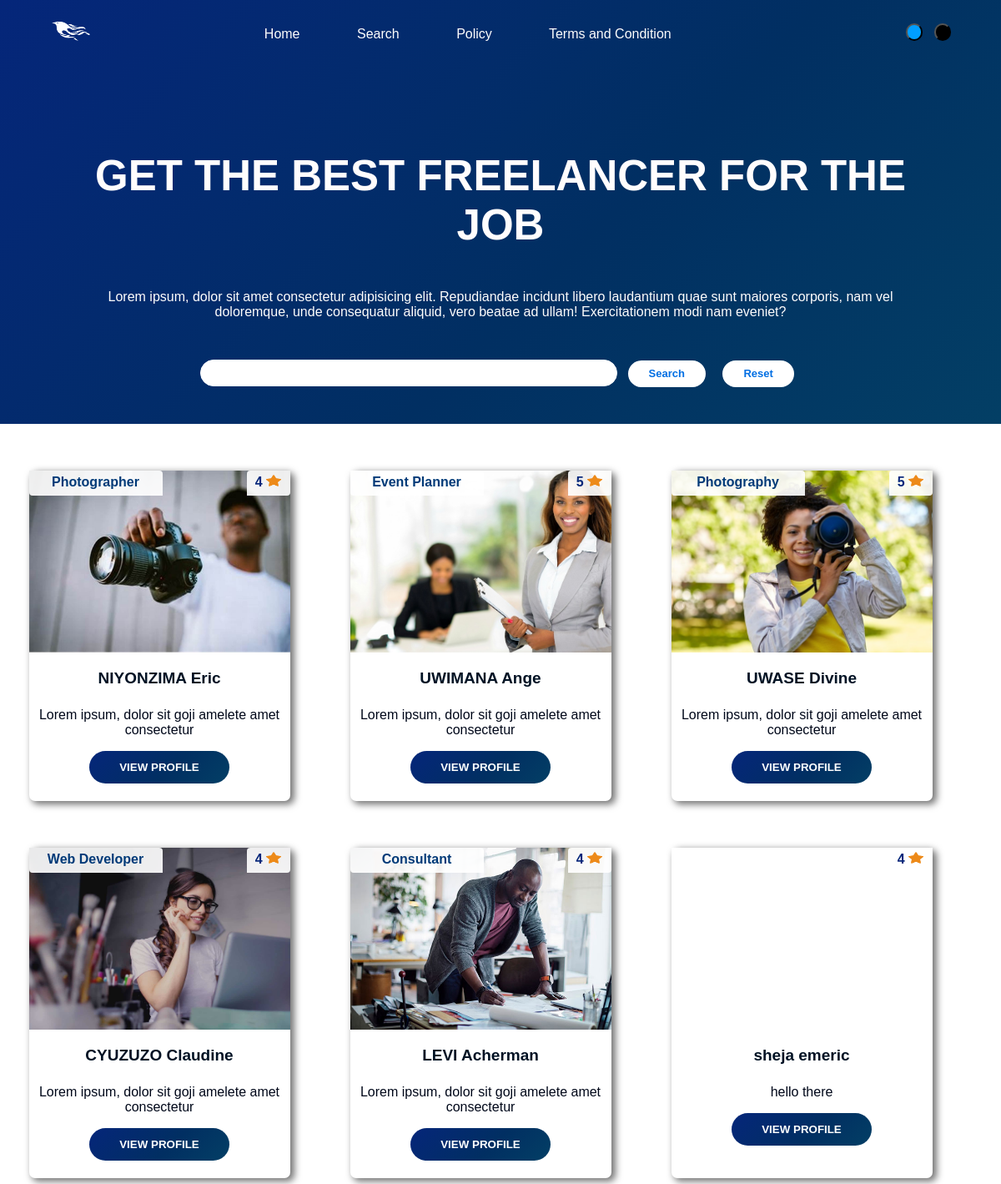
The app's page /home.php with its own data.
### tables this page shows
CREATE TABLE `freelancer` (
  `lancer_id` int(255) NOT NULL,
  `name` varchar(400) NOT NULL,
  `email` varchar(500) NOT NULL,
  `password` varchar(500) NOT NULL,
  `location` varchar(500) NOT NULL,
  `field` varchar(500) NOT NULL,
  `profile_pic` text NOT NULL,
  `certificate` varchar(255) DEFAULT NULL,
  `language` varchar(255) DEFAULT NULL,
  `rating` int(255) NOT NULL,
  `bio` varchar(500) NOT NULL,
  `website` varchar(500) NOT NULL
);

### home.php (the view, shortened to what this page needs)
<!DOCTYPE html>
<html lang="en">
<head>
    <link rel="stylesheet" href="./css/main.css">
    <link rel="stylesheet" href="./css/profilesList.css">
    <link rel="stylesheet" href="./css/main.css">
    <link rel="stylesheet" id="theme" href="./css/themes/blue.css">
    <link rel="stylesheet" href = "./css/themes/theme.css">
    <link rel="stylesheet" id="themeCss">
</head>
<body style="margin: auto">
    <div class="container">
        <div class = "nav_container">
            <div class = "nav">
                <img class="logo" src="images/phoenix white.png" width = "50px" height = "30"alt="logo">
                <div>
                    <a href="#">Home</a>
                    <a href="#">Search</a>
                    <a href="#">Policy</a>
                    <a href="#">Terms and Condition</a>
                </div>
                <div class="theme-btn">
                    <form method="post">
                        <input type ="submit" class="btn-blue" name = "button1" value="">
                        <input type ="submit" class="btn-dark" name = "button2" value="">
                    </form>
                </div>
            </div>
            <div class="nav-content">
                <h1>GET THE BEST FREELANCER FOR THE JOB</h1>
                <P>Lorem ipsum, dolor sit amet consectetur adipisicing elit. Repudiandae incidunt libero laudantium quae sunt maiores corporis, nam vel doloremque, unde consequatur aliquid, vero beatae ad ullam! Exercitationem modi nam eveniet?</P>
                <div class="search_container">
                    <form action="" method = "post">
                        <input default = "  placeholder="Search For A Freelancer" type="text" name="keyword" id="keyword">
                        <input type = "submit"  value = "Search" class = "button" name = "search">
                        <input type = "submit"  value = "Reset" class = "button" name = "reset">
                    </form>
                </div>
            </div>
        </div>
    </div>
    <?php
	require("connection.php");
    $theme = 0;
        if(isset($_POST['search']))
        {
            $keyword = $_REQUEST['keyword'];
            searchAll($con,$theme);
        }
        elseif(isset($_POST['reset']))
            searchAll($con,$theme);
        else
            getAll($con,$theme);
        function getAll($con,$theme)
        {
            $query = "SELECT * from  freelancer";
            $result = mysqli_query($con, $query);
            display($result,$theme);
        }
        function display($result,$theme)
        {
            $user = $_GET['user'];
            $count = 1;
            echo "<div class = 'profiles'>";
            while($row = mysqli_fetch_assoc($result))
            {
                if($count % 4 == 0)
                { echo "<div class = 'profiles'>";}
                echo
                '
                    <div class = "profile p1">
                    <div class = "head" style = "background-image: url(\''.'images\/'.$row['profile_pic'].'\');">
                        <div class= "field">
                            <p>'.$row['field'].'</p>
                        </div>
                        <div class="rating">
                            <p>
                                '.$row['rating'].'
                                <img src="./images/star.png" width= "20px" height="18px" alt="stars">
                            </p>
                        </div>
                    </div>
                    <div class="info">
                        <h6>'.$row['name'].'</h6>
                        <p>'.$row['bio'].'</p>
                        <a href="./singleProfile.php?user='.$user.'&id='.$row['lancer_id'].'&theme='.$theme.'"><button >VIEW PROFILE</button></a>
                    </div>
                    </div>
                ';
                $count = $count + 1;
                if($count % 4 == 0)
                { echo "</div>";}
            }
            { echo "</div>";}
            {echo "<br> <br> <br> <br>";}
        }
    ?>
</body>
</html>

### css/main.css (style rules this page uses)
* { box-sizing: border-box; font-family: Poppins, Helvetica, sans-serif; text-decoration: none; text-align: center }
.container { width:100%; background: linear-gradient(9deg, rgba(255,123,0,1) 9%, rgba(254,91,37,0.969625350140056) 35%, rgba(244,139,0,1) 100%); }
.nav_container { width: 90%; height: 508px; margin: auto; }
.nav { margin: 0rem 0rem 2rem 0rem; padding-top: 2rem; color: #ffffffde; display: flex; flex-direction: row; justify-content: space-between; }
.nav .logo { float:left; margin-top: -9px; }
.nav a { color: rgb(255, 253, 253); margin-right: 4rem; }
.nav-content { margin: 8rem 0rem 10rem 0rem; }
.nav-content h1 { font-size: 51px; margin-bottom: 3rem; color: rgb(255, 253, 253); }
.nav-content p { font-size: 16px; width:90%; margin: 0rem auto 3rem auto; color: rgb(255, 253, 253); }
.search_container input { width: 500px; border: 1px solid #ffffff; border-radius: 32px 32px 32px 32px; height: 32px; outline: none; text-align: left; padding-left: 1rem; font-size: 16px; }
.search_container .button { border: 2px solid #ffffff; border-radius: 32px; margin: 0rem 0.5rem; padding: 3px 23px; font-size: 13px; text-transform: capitalize; color: #D36906; font-weight: 500; background-color: #fff; font-weight: bold; width: fit-content; }
input.btn-blue { border-radius: 35px; width: 20px; }
input.btn-dark { border-radius: 35px; width: 20px; }

### css/profilesList.css (style rules this page uses)
.profiles { display: flex; flex-direction: row; justify-content: center; flex-wrap: wrap; margin-top: 56px; max-width: 1440px; gap:2%; }
.profile { width: 313px; height: 396px; margin-right: 3rem; font-size: 16px; display: flex; flex-direction: column; align-items: center; box-shadow: 4px 3px 8px 1px #747474; border-radius: 7px; }
.head { background-size: cover; height: 218px; width: 313px; }
.p1 .head { background-image: url("../images/OIP\ \(1\).jpg"); }
.head p { font-size: 16px; }
.head .field { width: 160px; height: 30px; border-radius: 0px 4px 0px 4px; background-color: #ffffffe8; font-size: 16px; color: #FE8E1E; float: left; }
.head p { margin-top: 5px; font-size: 16px; font-weight: bold; }
.head img { width: 18px; height: 14px; }
.head .rating { width: 52px; height: 30px; border-radius: 4px 0px 4px 0px; background-color: #ffffffe8; font-size: 16px; color: #432101; float: right; }
.info p { color: #432001; font-size: 16px; }
.info h6 { color: #F29500; font-size: 19px; font-weight: bold; margin-bottom: 24px; margin-top: 20px; }
.info button { border: 1px #fff; border-radius: 32px; margin: 0rem 0.5rem; color: #ffffff; padding: 12px 36px; font-size: 15; font-weight: bold; background: linear-gradient(9deg, rgba(255,123,0,1) 9%, rgba(254,91,37,0.969625350140056) 35%, rgba(244,139,0,1) 100%); }

### css/themes/blue.css (style rules this page uses)
.container { background: rgb(5,38,122); background: linear-gradient(135deg, rgba(5,38,122,1) 0%, rgba(1,47,98,1) 58%, rgba(3,63,101,1) 100%); }
.nav { color: #ffffffde; }
.nav a { color: rgb(255, 253, 253); }
.nav-content h1 { color: rgb(255, 253, 253); }
.nav-content p { color: rgb(255, 253, 253); }
.search_container input[type=text] { border: 1px solid #ffffff; }
.search_container input[type=submit] { border: 2px solid #ffffff; color: #006ee3; background-color: #fff; }
.head .field { background-color: #ffffffe8; color: #003a78; }
.head .rating { background-color: #ffffffe8; color: #05267a; }
.info p { color: #01081a; }
.info h6 { color: #011224; }
.info button { border: 1px #fff; color: #ffffff; background: rgb(5,38,122); background: linear-gradient(135deg, rgba(5,38,122,1) 0%, rgba(1,47,98,1) 58%, rgba(3,63,101,1) 100%); }

### css/themes/theme.css (style rules this page uses)
.theme-btn { margin-top: -4px; font-weight: 600; font-size: 16px; font-family: cursive; text-transform: capitalize; display: -webkit-inline-box; }
.btn-blue { background-color: #009eff; margin-left: 10px; }
.btn-dark { background-color: rgb(0, 0, 0); margin-left: 10px; }

### records on screen
freelancer: profile_pic (picture), field "Photographer", rating "4", name "NIYONZIMA Eric", bio "Lorem ipsum, dolor sit goji amelete amet consectetur"
freelancer: profile_pic (picture), field "Event Planner", rating "5", name "UWIMANA Ange", bio "Lorem ipsum, dolor sit goji amelete amet consectetur"
freelancer: profile_pic (picture), field "Photography", rating "5", name "UWASE Divine", bio "Lorem ipsum, dolor sit goji amelete amet consectetur"
freelancer: profile_pic (picture), field "Web Developer", rating "4", name "CYUZUZO Claudine", bio "Lorem ipsum, dolor sit goji amelete amet consectetur"
freelancer: profile_pic (picture), field "Consultant", rating "4", name "LEVI Acherman", bio "Lorem ipsum, dolor sit goji amelete amet consectetur"
freelancer: rating "4", name "sheja emeric", bio "hello there"
